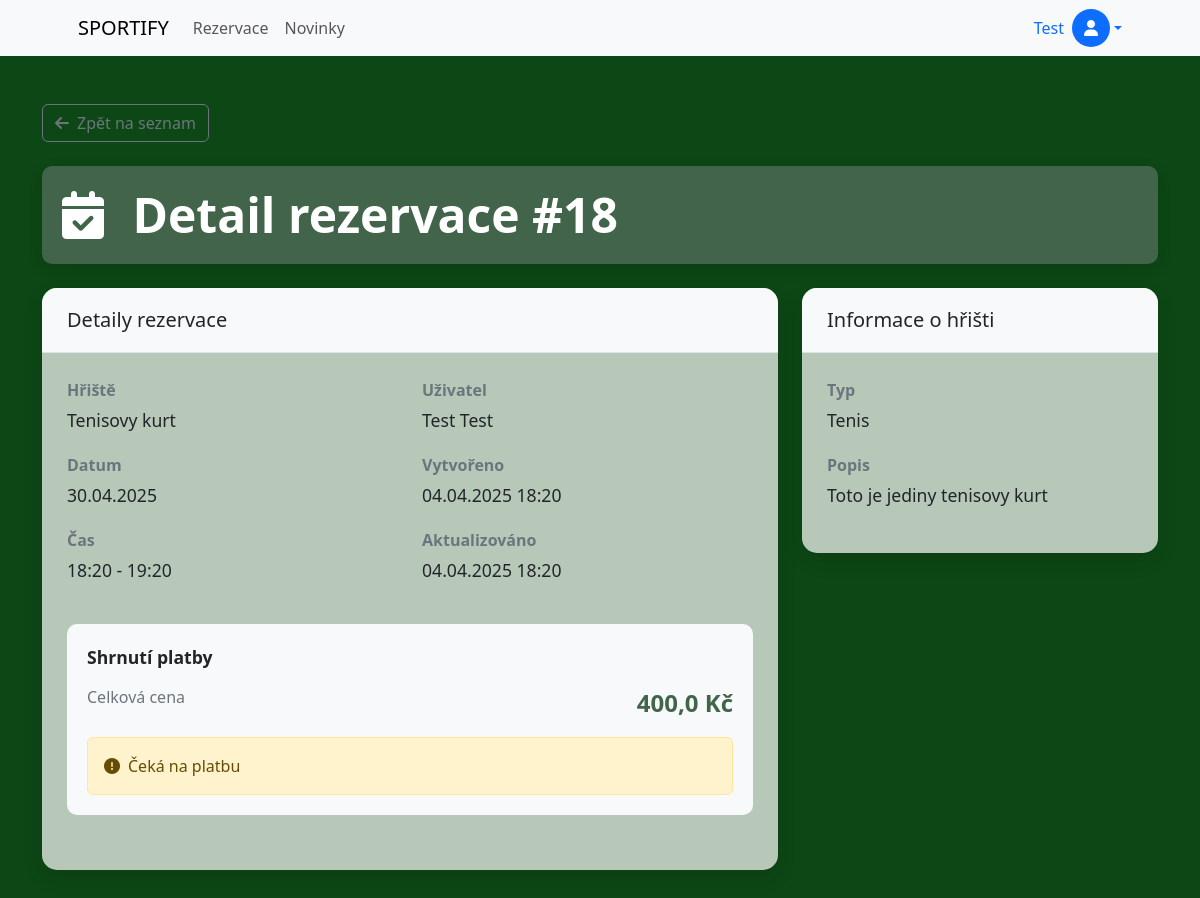
The page /rezervace/18/ (signed in) on the database as committed earlier.
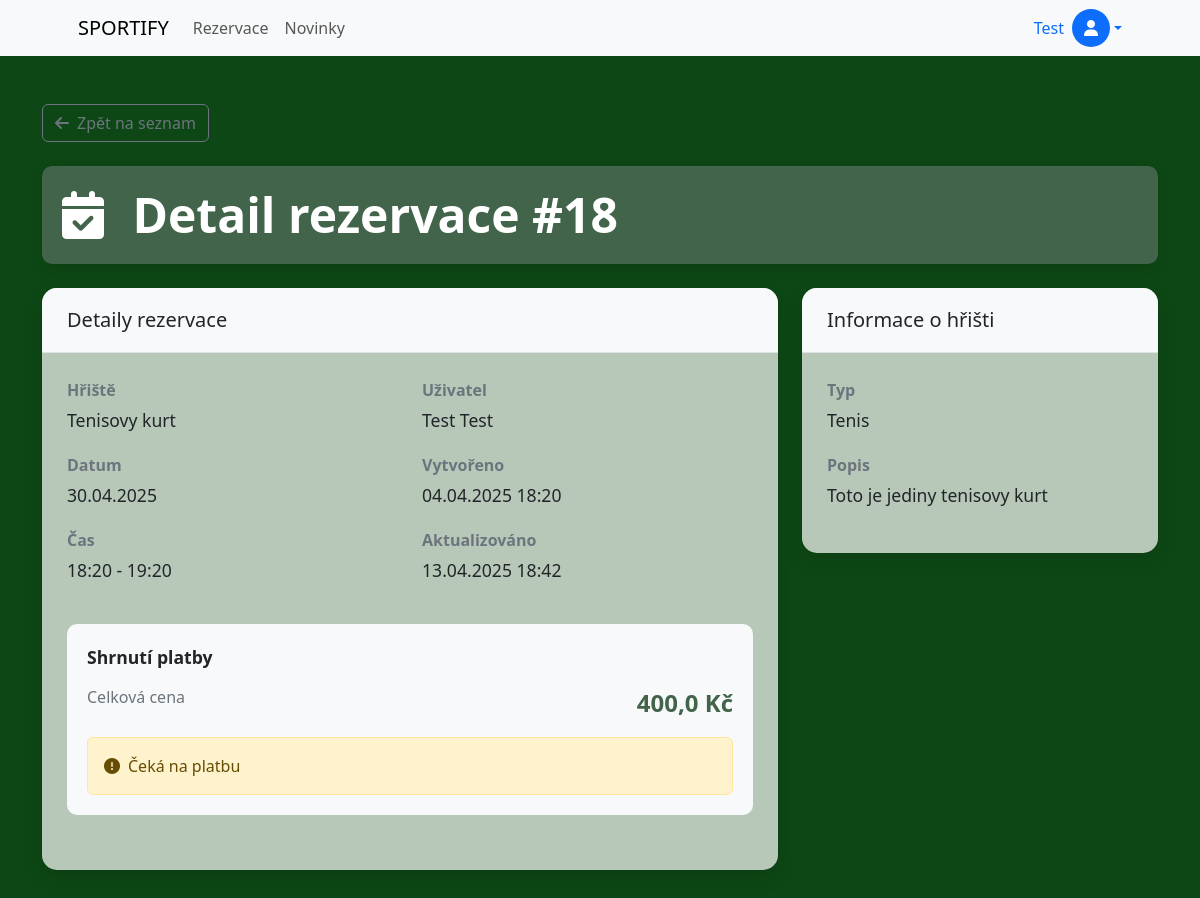
The same page on the database as committed later.
### rezervace/models.py (models this page shows, shortened)
class Rezervace(models.Model):
    uzivatel = models.ForeignKey(Uzivatele, on_delete=models.CASCADE, related_name='rezervace')
    hriste = models.ForeignKey(Hriste, on_delete=models.CASCADE, related_name='rezervace')
    datum = models.DateField()
    cas_zacatku = models.TimeField()
    cas_konce = models.TimeField()
    stav = models.CharField(max_length=20, choices=RESERVATION_STATUS_CHOICES, default='nova')
    popis = models.TextField(blank=True, null=True)
    vytvoreno = models.DateTimeField(default=timezone.now)
    naposledy_upraveno = models.DateTimeField(auto_now=True)
    cena = models.FloatField()

class Hriste(models.Model):
    nazev = models.CharField(max_length=100)
    typ = models.CharField(max_length=50)
    popis = models.TextField()
    cena_hodina = models.DecimalField(max_digits=8, decimal_places=2)
    kapacita = models.IntegerField()
    aktivni = models.BooleanField(default=True)

class Uzivatele(models.Model):
    id = models.AutoField(primary_key=True)
    user = models.OneToOneField(User, on_delete=models.CASCADE, related_name='uzivatele')
    jmeno = models.CharField(max_length=50)
    prijmeni = models.CharField(max_length=50)
    email = models.EmailField(max_length=100, unique=True)
    telefon = models.CharField(max_length=20)
    role = models.CharField(max_length=10, choices=ROLE_CHOICES, default='user')
    datum_reg = models.DateTimeField(default=timezone.now)
    posledni_aktualizace = models.DateTimeField(auto_now=True)
    typ_zakaznika = models.ForeignKey(TypZakaznika, on_delete=models.SET_NULL, null=True, related_name='uzivatele')

### rezervace/views.py (the view)
# urls.py: path('rezervace/<int:rez_id>/', views.rezervace_detail, name='rezervace_detail'),
@login_required
def rezervace_detail(request, rez_id):
    try:
        rezervace = Rezervace.objects.get(id=rez_id)
        if rezervace.uzivatel.user != request.user and not is_admin(request.user):
            messages.error(request, "Nemáte oprávnění zobrazit tuto rezervaci.")
            return redirect('rezervace')
        zapujcky = RezervaceZapujcky.objects.filter(rezervace=rezervace)
        return render(request, 'rezervace/rezervace_detail.html', {
            'rezervace': rezervace,
            'zapujcky': zapujcky
        })
    except Rezervace.DoesNotExist:
        messages.error(request, "Požadovaná rezervace neexistuje.")
        return redirect('rezervace')

### templates/rezervace/rezervace_detail.html (shortened to what this page needs)
{% extends 'base.html' %}
{% load static %}
{% block content %}
<div class="container my-5">
    <div class="mb-4">
        <a href="{% url 'rezervace' %}" class="btn btn-outline-secondary">
            <i class="fas fa-arrow-left me-2"></i>Zpět na seznam
        </a>
    </div>
    <div class="section-header mb-4">
        <div class="d-flex justify-content-between align-items-center">
            <h1 class="display-5 fw-bold mb-0">
                <i class="fas fa-calendar-check me-3"></i>
                Detail rezervace #{{ rezervace.id }}
            </h1>
        </div>
    </div>
    <div class="row">
        <div class="col-lg-8">
            <div class="detail-card">
                <div class="card-header">
                    <h5 class="mb-0">Detaily rezervace</h5>
                </div>
                <div class="card-body">
                    <div class="row">
                        <div class="col-md-6">
                            <div class="detail-label">Hřiště</div>
                            <div class="detail-value">{{ rezervace.hriste.nazev }}</div>
                            <div class="detail-label">Datum</div>
                            <div class="detail-value">{{ rezervace.datum|date:"d.m.Y" }}</div>
                            <div class="detail-label">Čas</div>
                            <div class="detail-value">{{ rezervace.cas_zacatku|time:"H:i" }} - {{ rezervace.cas_konce|time:"H:i" }}</div>
                        </div>
                        <div class="col-md-6">
                            <div class="detail-label">Uživatel</div>
                            <div class="detail-value">
                                {% if rezervace.uzivatel == user %}
                                    <strong>Já</strong> ({{ rezervace.uzivatel.user.username }})
                                {% else %}
                                    {{ rezervace.uzivatel.jmeno }} {{ rezervace.uzivatel.prijmeni|default:rezervace.uzivatel.user.username }}
                                {% endif %}
                            </div>
                            <div class="detail-label">Vytvořeno</div>
                            <div class="detail-value">{{ rezervace.vytvoreno|date:"d.m.Y H:i" }}</div>
                            <div class="detail-label">Aktualizováno</div>
                            <div class="detail-value">{{ rezervace.naposledy_upraveno|date:"d.m.Y H:i" }}</div>
                        </div>
                    </div>
                    <div class="price-box">
                        <div class="price-title">Shrnutí platby</div>
                        <div class="price-row">
                            <span class="price-label">Celková cena</span>
                            <span class="price-total">{{ rezervace.cena }} Kč</span>
                        </div>
                        {% if rezervace.zaplaceno %}
                            <div class="alert alert-success mt-3 mb-0">
                                <i class="fas fa-check-circle me-2"></i>Zaplaceno
                            </div>
                        {% else %}
                            <div class="alert alert-warning mt-3 mb-0">
                                <i class="fas fa-exclamation-circle me-2"></i>Čeká na platbu
                            </div>
                        {% endif %}
                    </div>
                </div>
            </div>
        </div>
        <div class="col-lg-4">
            <div class="detail-card">
                <div class="card-header">
                    <h5 class="mb-0">Informace o hřišti</h5>
                </div>
                <div class="card-body">
                    <div class="detail-label">Typ</div>
                    <div class="detail-value">{{ rezervace.hriste.typ }}</div>
                    <div class="detail-label">Popis</div>
                    <div class="detail-value">{{ rezervace.hriste.popis }}</div>
                </div>
            </div>
        </div>
    </div>
</div>
{% endblock %}

Rows that differ between the two databases and show on the page:
changed Rezervace "Tenisovy kurt": naposledy_upraveno "04.04.2025 18:20" → "13.04.2025 18:42"
